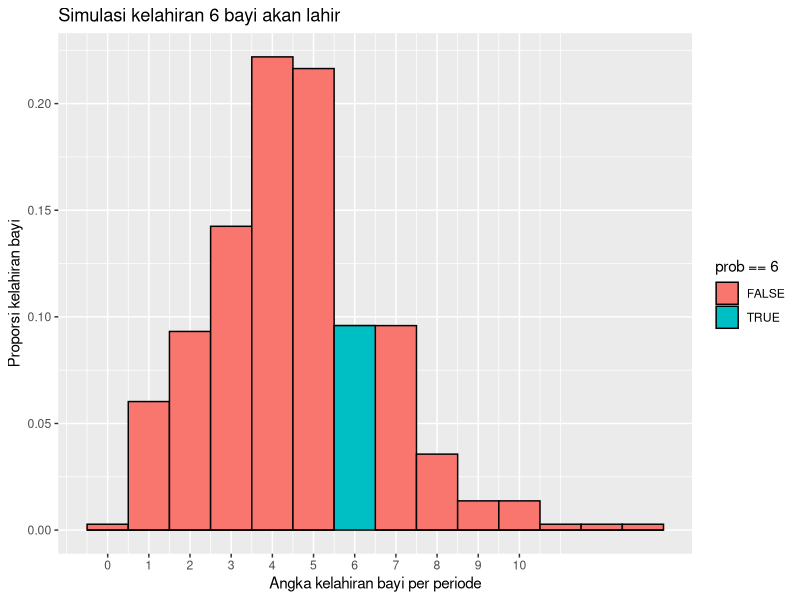

This chart was generated by the following R code:
# https://bookdown.org/gabriel_butler/ECON41Labs/tutorial-5-the-poisson-distribution.html
# a
X = 6
lambda = 4.5
dpois(x = X, lambda = lambda)

# b
n = 365

library(dplyr)
library(ggplot2)

bayi = data.frame(prob = rpois(n = n, lambda = lambda))

bayi %>%
  ggplot() +
  geom_histogram(aes(x = prob, 
                    y = stat(count / sum(count)), 
                    fill = prob == 6),
                binwidth = 1, 
                color = "black") +
  scale_x_continuous(breaks = 0:10) +
  labs(title = "Simulasi kelahiran 6 bayi akan lahir",
       x = "Angka kelahiran bayi per periode",
       y = "Proporsi kelahiran bayi")
# c
bayi %>% dplyr::summarize(enam_bayi = sum(bayi$prob == 6) / n())

# d
lambda #mean
lambda #variance
